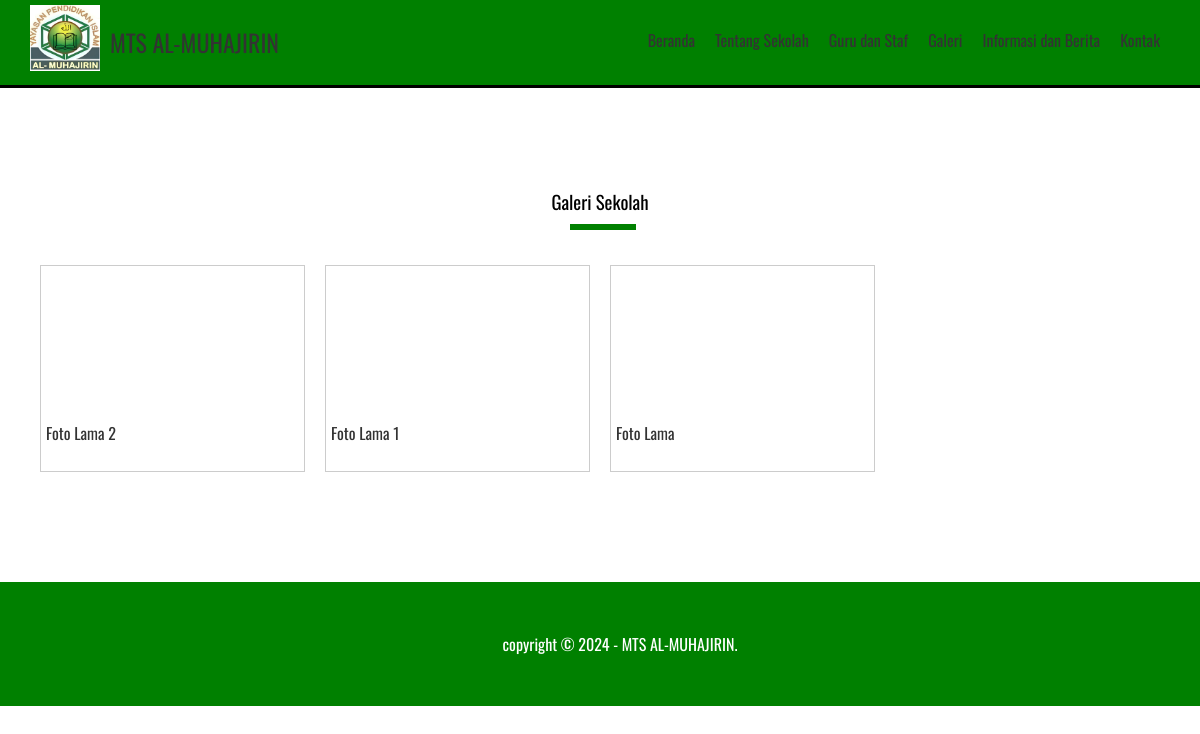
The page /galeri.php on the database its author committed.
### tables this page shows
CREATE TABLE `pengaturan` (
  `id` int(11) NOT NULL,
  `nama` varchar(50) NOT NULL,
  `npsn_nsm` varchar(50) NOT NULL,
  `email` varchar(50) NOT NULL,
  `website` varchar(50) NOT NULL,
  `telepon` varchar(20) NOT NULL,
  `alamat` text NOT NULL,
  `desa` text NOT NULL,
  `kecamatan` text NOT NULL,
  `kabupaten` text NOT NULL,
  `npwp` varchar(50) NOT NULL,
  `status` varchar(50) NOT NULL,
  `nosk` varchar(50) NOT NULL,
  `tgl_sk` varchar(50) NOT NULL,
  `penyelenggara` varchar(50) NOT NULL,
  `sk_menkumham` varchar(100) NOT NULL,
  `logo` varchar(50) NOT NULL,
  `favicon` varchar(50) NOT NULL,
  `tentang_sekolah` text NOT NULL,
  `visi` text NOT NULL,
  `misi` text NOT NULL,
  `foto_sekolah` varchar(50) NOT NULL,
  `google_maps` text NOT NULL,
  `nama_kepsek` varchar(50) NOT NULL,
  `foto_kepsek` varchar(50) NOT NULL,
  `sambutan_kepsek` text NOT NULL,
  `created_at` timestamp NOT NULL DEFAULT current_timestamp(),
  `updated_at` datetime DEFAULT NULL
);

CREATE TABLE `galeri` (
  `id` int(11) NOT NULL,
  `foto` varchar(50) NOT NULL,
  `keterangan` varchar(50) NOT NULL,
  `created_at` timestamp NOT NULL DEFAULT current_timestamp(),
  `updated_at` datetime DEFAULT NULL
);

### galeri.php (the view)
<?php include 'header.php'; ?>
<div class="section">
    <div class="container">
        <h3 class="text-center">Galeri Sekolah</h3>
        <?php
                 $galeri = mysqli_query($conn, "SELECT * FROM galeri ORDER BY id DESC");
                 if(mysqli_num_rows($galeri) > 0){
                     while($p = mysqli_fetch_array($galeri)){
                ?>
                <div class="col-4">
                    <a href="uploads/galeri/<?= $p['foto'] ?>" target="_blank" class="thumbnail-link">
                    <div class="thumbnail-box">
                        <div class="thumbnail-img" style="background-image:url('uploads/galeri/<?= $p['foto'] ?>') ;">
                        </div>
                        <div class="thumbnail-text">
                            <?= $p['keterangan'] ?>
                        </div>
                    </div>
                    </a>
                </div>
                    <?php }}else{ ?>
                        Tidak Ada Data
                    <?php } ?>
    </div>
</div>
 <?php include 'footer.php'; ?>

### header.php (shortened to what this page needs)
<?php
    include 'koneksi.php';
    $identitas = mysqli_query($conn, "SELECT * FROM pengaturan ORDER BY id DESC LIMIT 1");
    $d = mysqli_fetch_object($identitas);
?>
<!DOCTYPE html>
<html>
    <head>
        <link rel="stylesheet" type="text/css" href="assets/css/style.css">
    </head>
    <body>
     <div class="header">
        <div class="container">
            <div class="header-logo">
                <img src="uploads/identitas/<?= $d->logo ?>" width="70px">
                <h2><a href="index.php"><?= $d->nama ?></a></h2>
            </div>
            <ul class="header-menu">
                <li><a href="index.php">Beranda</a></li>
                <li><a href="tentang-sekolah.php">Tentang Sekolah</a></li>
                <li><a href="guru.php">Guru dan Staf</a></li>
                <li><a href="galeri.php">Galeri</a></li>
                <li><a href="informasi.php">Informasi dan Berita</a></li>
                <li><a href="kontak.php">Kontak</a></li>
            </ul>
        </div>
     </div>

### footer.php
<footer>
    <div class="container text-center">
        copyright &copy; 2024 - <?= $d->nama ?>.
    </div>
</footer>
</body>
</html>

### assets/css/style.css (style rules this page uses)
* { margin: 0; padding: 0; font-family: "Oswald", sans-serif; font-optical-sizing: auto; font-weight: 400; font-style: normal; box-sizing: border-box; }
a { text-decoration: none; }
.container { width: 1140px; margin: 0 auto; }
.container::after { content: ""; display: block; clear: both; }
.text-center { text-align: center !important; }
.header { border-bottom: 3px solid black; background-color: green; }
.header a { color: #333; }
.header-logo { float: left; line-height: 75px; padding: 5px 0; }
.header-logo img { float: left; margin-right:10px ; }
.header-logo h2 { float: left; }
.header-menu { float: right; }
.header-menu li { float: left; list-style: none; padding: 28px 10px; }
.section { padding: 100px 0; }
.section h3 { padding-bottom: 15px; margin-bottom: 25px; position: relative; }
.section h3::after { content: ""; display: block; width: 60px; border: 3px solid green; position: absolute; bottom: 0; left: calc(50% - 30px); }
.col-4 { min-height: 200px; width: 25%; float: left; padding: 10px; }
.thumbnail-box { border: 1px solid #ccc; width: 100%; min-height: 200px; background-color: white; }
.thumbnail-img { height: 150px; background-repeat: no-repeat; background-size: cover; }
.thumbnail-text { height: 55px; padding: 5px; }
.thumbnail-link { color: #333; }
footer { padding: 50px; background-color: green; color: white; }

### rows shown on the page
pengaturan: logo (picture), nama "MTS AL-MUHAJIRIN"
galeri: keterangan "Foto Lama 2"
galeri: keterangan "Foto Lama 1"
galeri: keterangan "Foto Lama"
